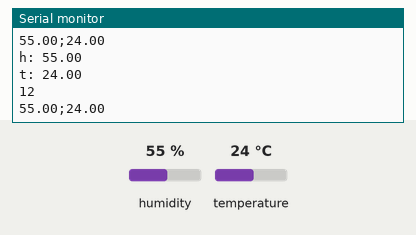
The program below on a simulated Arduino Nano, built with avr-gcc and run on an emulated ATmega328P. On the bench: the last lines printed to the serial monitor. The test bench sets the inputs (shaded band); at power-on: humidity 55 %, temperature 24 °C. Sleep ends after the set time or at an interrupt; no radio packets arrive unless stated.

Above: at 2.8 s.
2.9 s: humidity set to 22 %
At 4.9 s:
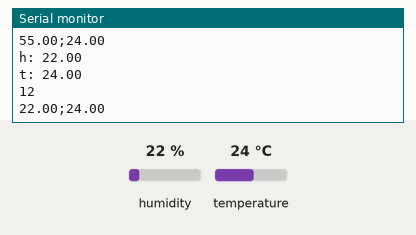
5.6 s: temperature set to 12 °C
At 6.9 s:
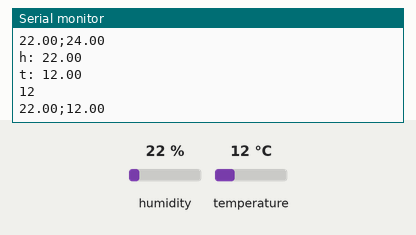
8.3 s: humidity set to 40 %
At 10.8 s:
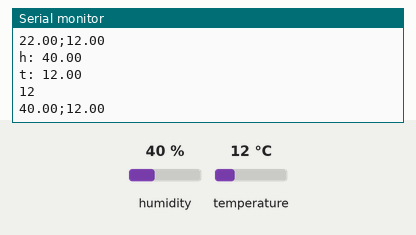
Timing chart, 0 to 12.3 s (numbered marks = the images above; inputs shaded):
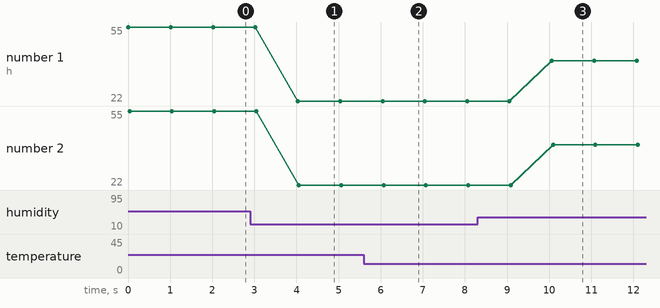

Measured:
- after the input at 2.9 s, the serial monitor: prints a new line after 1.1 s (image 1)
- after the input at 5.6 s, the serial monitor: prints a new line after 0.45 s (image 2)
- after the input at 8.3 s, the serial monitor: prints a new line after 1.8 s (image 3)
- plotted number 1: 55 → 22 after the input at 2.9 s, 22 → 40 after the input at 8.3 s
- plotted number 2: 55 → 22 after the input at 2.9 s, 22 → 40 after the input at 8.3 s

The program:

main.cpp
```cpp
#include <Arduino.h>

#include <Adafruit_Sensor.h>
#include <DHT.h>
#include <DHT_U.h>

#include <SPI.h>
#include <nRF24L01.h>
#include <RF24.h>

#include <avr/sleep.h>
#include <avr/power.h>

#define DHTPIN 2
#define DHTTYPE DHT22

volatile int toggle = 0;

RF24 radio(9, 10); // CE, CSN
const byte address[6] = "00001";
int button_pin = 2;
boolean button_state = 0;

int maxHum = 60;
int maxTemp = 40;

DHT dht(DHTPIN, DHTTYPE);

ISR(TIMER1_OVF_vect)
/* Timer1 Interrupt service Routine */
{
  if (toggle == 0)
    toggle = 1;
}

void enter_sleep(void)
/* Arduino schlafen legen */
{
  set_sleep_mode(SLEEP_MODE_IDLE);
  sleep_enable();

  /* Weil diesmal nicht der tiefste Schlafmodus gewaehlt wurde,
   * koennen unbenutzte Komponenten noch zusaetzlich abgeschaltet
   * werden, um Energie zu sparen. Noch wichtiger: Die Komponenten
   * koennten ggf. den Arduino ungewollt aufwecken.
   */
  power_adc_disable();    /* Analog-Eingaenge abschalten */
  power_spi_disable();    /* SPI abschalten */
  power_timer0_disable(); /* Timer0 abschalten */
  power_timer2_disable(); /* Timer0 abschalten */
  power_twi_disable();    /* TWI abschalten */

  sleep_mode();
  sleep_disable();

  power_all_enable(); /* Komponenten wieder aktivieren */
}

void setup()
{
  Serial.begin(9600);

  /* Timer konfigurieren */
  TCCR1A = 0x00; /* Normalbetrieb /*
  TCNT1 = 0x0000; /* Zaehler loeschen */
  TCCR1B = 0x05; /* Prescaler: 1024 */
  TIMSK1 = 0x01; /* Timer-Interrupt einschalten */

  dht.begin();

  radio.begin();                  //Starting the Wireless communication
  radio.openWritingPipe(address); //Setting the address where we will send the data
  radio.setPALevel(RF24_PA_MIN);  //You can set it as minimum or maximum depending on the distance between the transmitter and receiver.
  radio.stopListening();
}

void loop()
{
  float h = dht.readHumidity();
  float t = dht.readTemperature();

  if (isnan(h) || isnan(t))
  {
    Serial.println("Failed to read from DHT sensor!");
    return;
  }

  Serial.print("h: ");
  Serial.println(h);
  Serial.print("t: ");
  Serial.println(t);

  char text[] = "00.00;00:00";
  String s = String(h);
  s.concat(";");
  s.concat(String(t));
  s.toCharArray(text, sizeof(text));

  Serial.println(sizeof(text));
  Serial.println(text);
  radio.write(&text, sizeof(text));
  delay(1000);

  enter_sleep();
}
```
